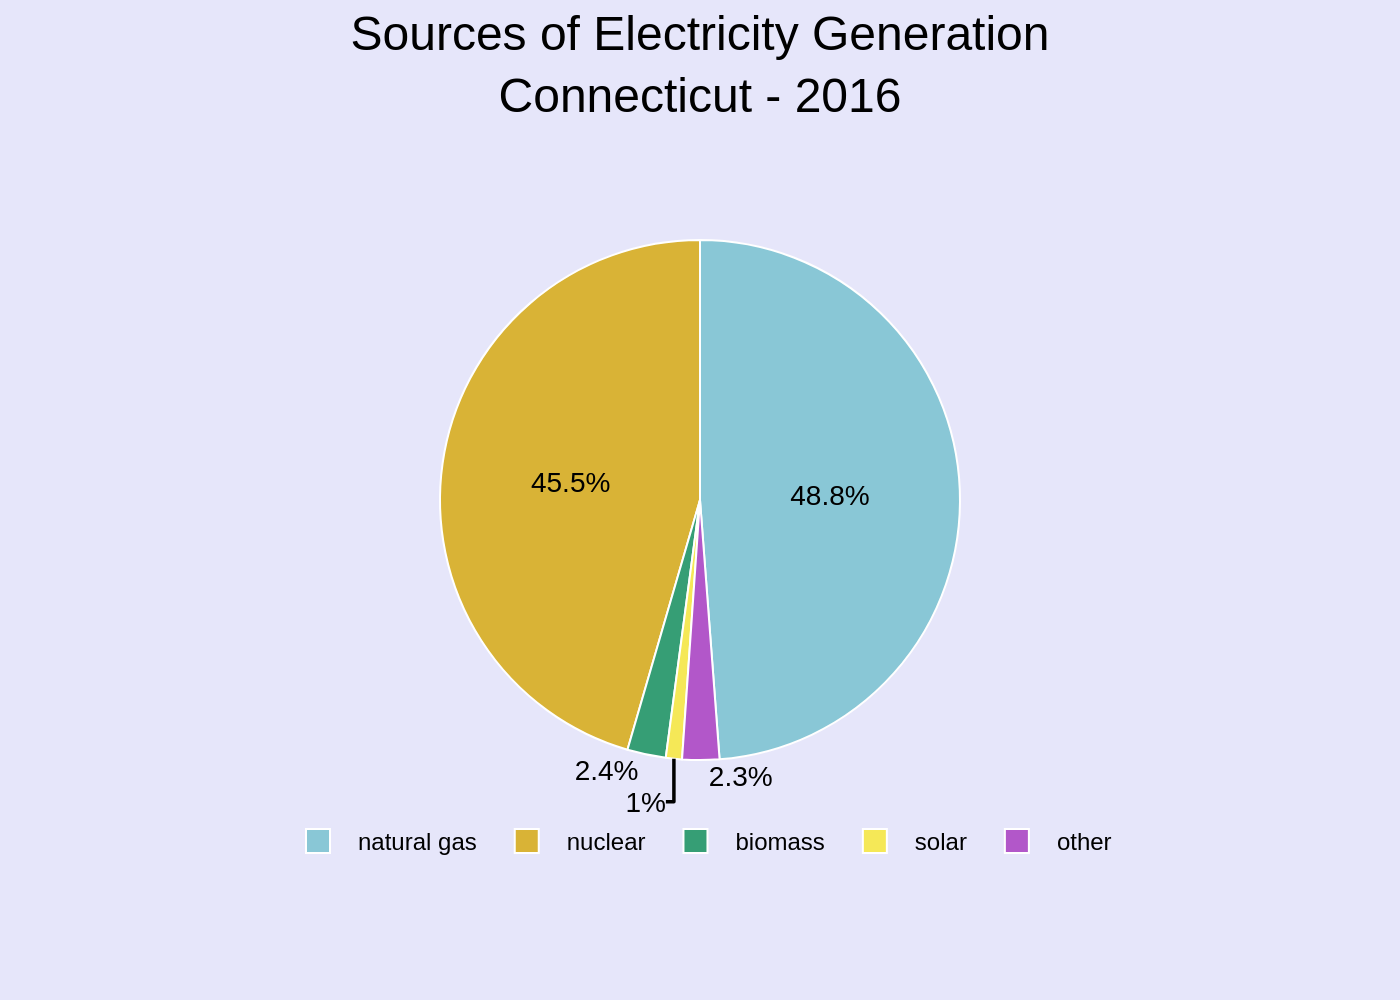

Source code (Python):
import sys
import json
import plotly.graph_objects as go

def main():
    # Check for command-line argument
    if len(sys.argv) != 2:
        print("Usage: python generate_chart.py <json_file_path>")
        sys.exit(1)

    json_path = sys.argv[1]

    # Derive output filename from the input JSON path
    try:
        filename_base = json_path.rsplit('.', 1)[0]
    except IndexError:
        print("Error: Invalid JSON file path format.")
        sys.exit(1)

    # Read and parse the JSON file
    try:
        with open(json_path, 'r', encoding='utf-8') as f:
            chart_config = json.load(f)
    except FileNotFoundError:
        print(f"Error: JSON file not found at {json_path}")
        sys.exit(1)
    except json.JSONDecodeError:
        print(f"Error: Could not decode JSON from {json_path}")
        sys.exit(1)

    # Extract data from the JSON structure
    chart_data = chart_config.get('chart_data', [])
    texts = chart_config.get('texts', {})
    colors = chart_config.get('colors', [])

    # Prepare data for Plotly
    labels = [item['category'] for item in chart_data]
    values = [item['value'] for item in chart_data]

    # Create the pie chart trace
    pie_trace = go.Pie(
        labels=labels,
        values=values,
        marker=dict(colors=colors, line=dict(color='#FFFFFF', width=1)),
        hoverinfo='label+percent',
        textinfo='percent',
        textposition='auto',
        textfont=dict(family="Arial", size=14, color='black'),
        sort=False,  # Preserve the order from the JSON file
        direction='counterclockwise'
    )

    fig = go.Figure(data=[pie_trace])

    # Update layout
    title_text = texts.get('title', '')
    if texts.get('subtitle'):
        title_text += f"<br><sub>{texts.get('subtitle')}</sub>"

    fig.update_layout(
        title=dict(
            text=title_text,
            y=0.95,
            x=0.5,
            xanchor='center',
            yanchor='top',
            font=dict(family="Arial", size=24, color='black')
        ),
        legend=dict(
            orientation="h",
            yanchor="top",
            y=-0.1,
            xanchor="center",
            x=0.5,
            font=dict(family="Arial")
        ),
        font=dict(family="Arial", size=12, color='black'),
        paper_bgcolor='#E6E6FA',
        plot_bgcolor='#E6E6FA',
        margin=dict(l=40, r=40, t=120, b=120),
        showlegend=True
    )

    # Generate the output image
    output_filename = f"{filename_base}.png"
    fig.write_image(output_filename, scale=2)
    print(f"Chart saved to {output_filename}")

if __name__ == "__main__":
    main()
